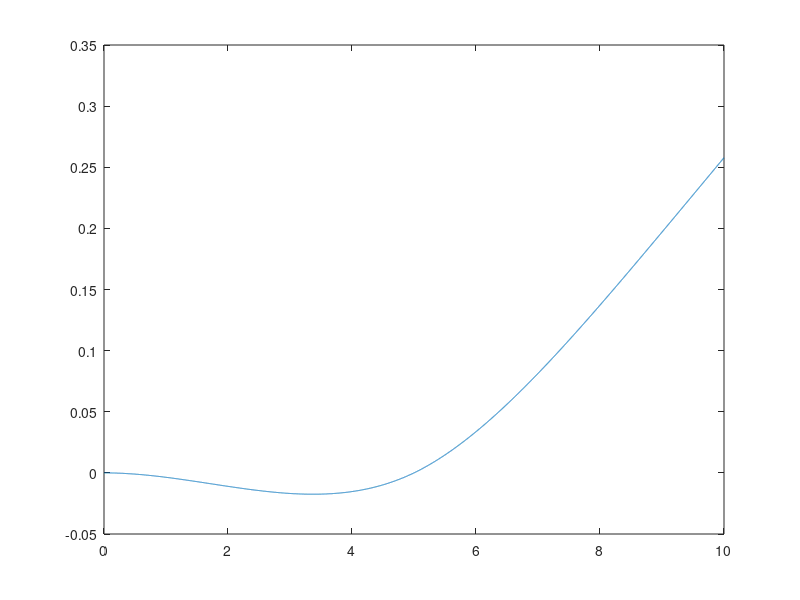
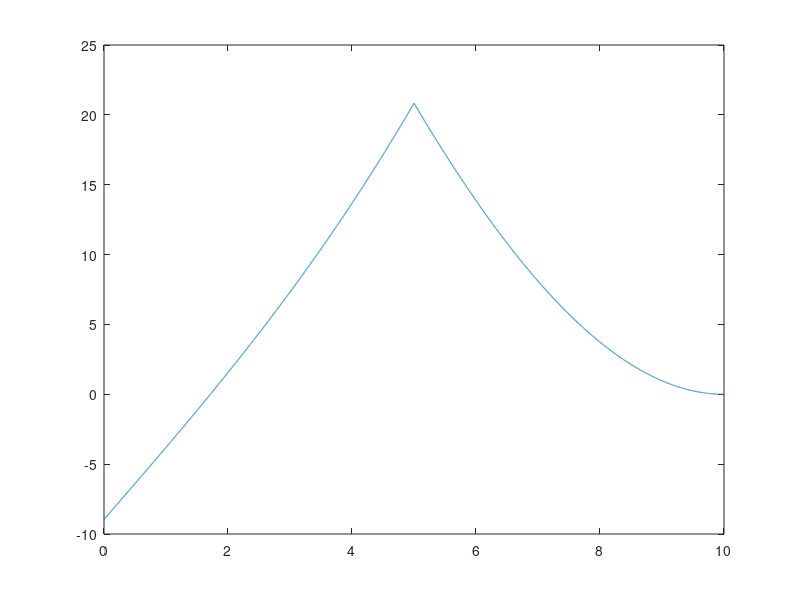
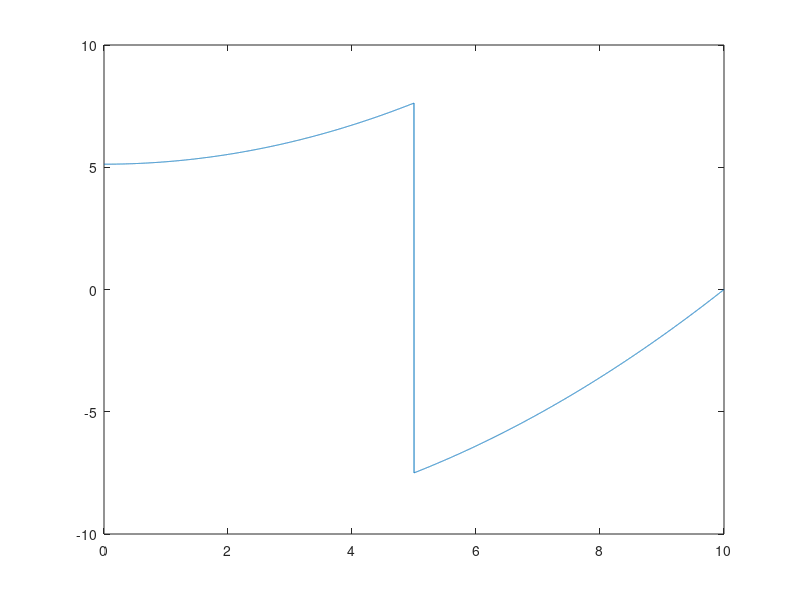

These charts were generated, in order, by the following MATLAB code:
% Script to solve for the constants of integration
% and unknown reaction force from the propped
% overhanging cantilever beam example from lecture.
%
% Setup: p(x) = P*x/L, cantilever support at x=0,
%        free end at x=L, and roller support at
%        x=L/2.  

% Choose numerical values for constants:
P = 2.0;
L = 10.0;
EI = 1.0e3;

% Matrix--vector form of equation system 
% derived in lecture:
A = [0     , (L/2.0)^3/6.0 , (L/2.0)^2/2.0 ;
     L/2.0 , L             , 1.0           ;
     1.0   , 1.0           , 0.0            ];
b = [-P*(L/2.0)^5/(120*L) ;
     -P*L^2/6.0           ;
     -P*L/2.0              ];

% Use linear solver (equivalent to x = inv(A)*b
% but better practice for large systems):
x = A\b;

% Unpack vector of unknowns to symbols
% used in notes:
By = x(1)
C1 = x(2)
C2 = x(3)

% Postprocess results:

% Heaviside function:
H = @(x)(x>0); 
% Deflection derived in lecture:
v = @(x)((1.0/EI) ...
          *(P*x.^5/(120.0*L) ...
            + (By/6.0)*((x-L/2.0).^3).*H(x-L/2.0) ...
            + C1*x.^3/6.0 + C2*x.^2/2.0));
% Internal moment resultants (M = EIv''):
M = @(x)(P*(x.^3)/(6.0*L) + By*(x-L/2.0).*H(x-L/2.0) ...
         + C1*x + C2);
% Internal shear resultants (V = (EIv'')'):
V = @(x)(P*(x.^2)/(2.0*L) + By*H(x-L/2.0) + C1);

% Plots:
N_pts = 10000;
x = linspace(0,L,N_pts);
figure;
plot(x,v(x));
figure;
plot(x,M(x));
figure;
plot(x,V(x));
